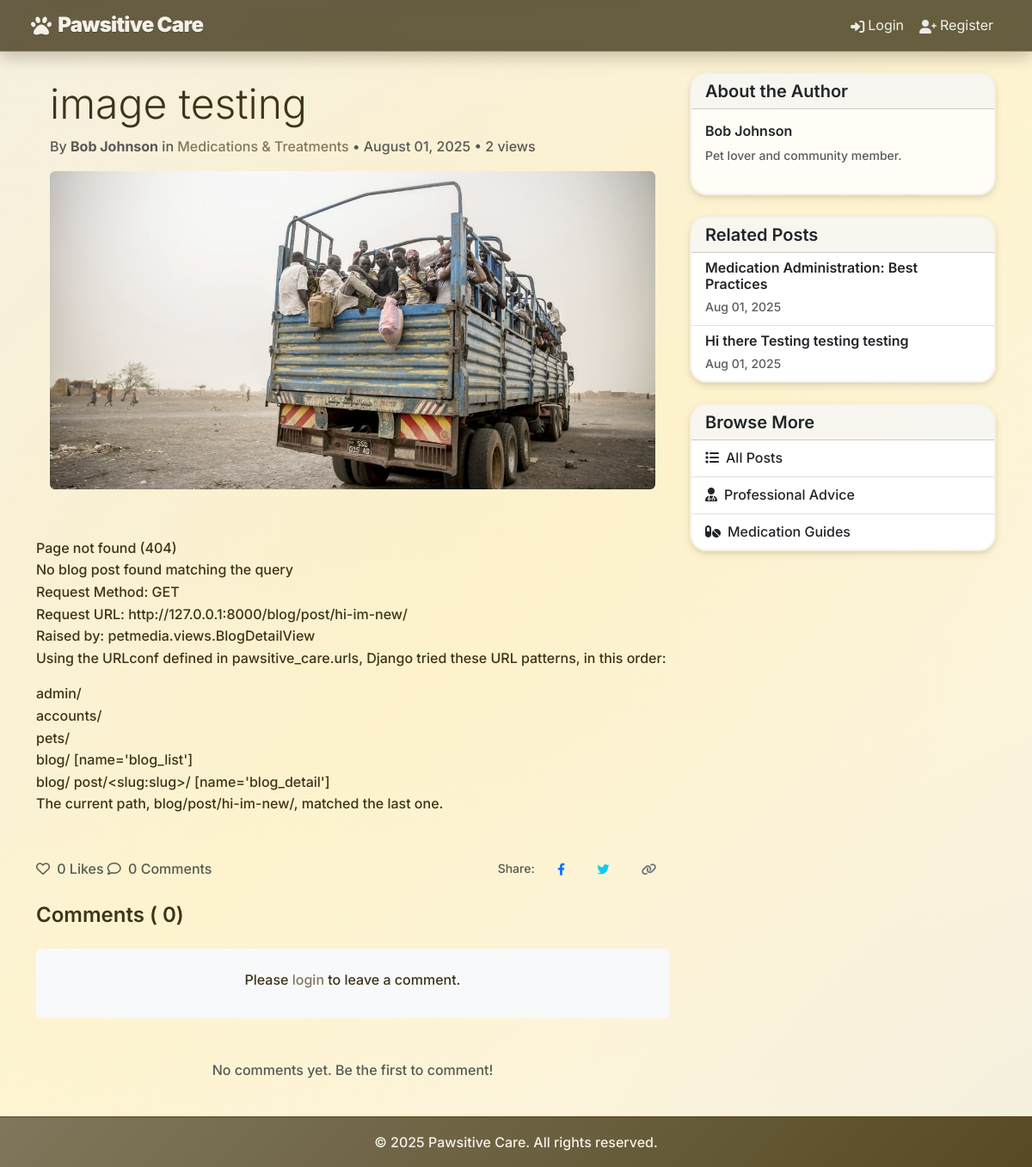
Screenshot of /blog/post/image-testing/ with the database file from the repository.
### petmedia/models.py (models this page shows, shortened)
class BlogPost(models.Model):
    id = models.UUIDField(primary_key=True, default=uuid.uuid4, editable=False)
    title = models.CharField(
        max_length=200,
        validators=[MinLengthValidator(5)],
        help_text="Blog post title"
    )
    content = models.TextField(
        validators=[MinLengthValidator(50)],
        help_text="Full blog post content"
    )
    excerpt = models.TextField(
        max_length=300,
        help_text="Short excerpt for previews"
    )
    author = models.ForeignKey(User, on_delete=models.CASCADE, related_name='blog_posts')
    category = models.ForeignKey(BlogCategory, on_delete=models.SET_NULL, null=True)
    related_pet = models.ForeignKey(
        Pet,
        on_delete=models.SET_NULL,
        null=True,
        blank=True,
        help_text="Pet this post is about (optional)"
    )
    is_professional_advice = models.BooleanField(
        default=False,
        help_text="Is this professional veterinary advice?"
    )
    medical_disclaimer = models.TextField(
        blank=True,
        help_text="Medical disclaimer for professional posts"
    )
    medication_name = models.CharField(
        max_length=100,
        blank=True,
        help_text="Name of medication discussed"
    )
    dosage_info = models.TextField(
        blank=True,
        help_text="Dosage information (for reference only)"
    )
    side_effects = models.TextField(
        blank=True,
        help_text="Known side effects"
    )
    slug = models.SlugField(max_length=250, unique=True, blank=True)
    meta_description = models.CharField(max_length=160, blank=True)
    featured_image = models.ImageField(
        upload_to='blog_images/',
        blank=True,
        null=True
    )
    is_published = models.BooleanField(default=True)
    is_featured = models.BooleanField(default=False)
    views_count = models.PositiveIntegerField(default=0)
    likes_count = models.PositiveIntegerField(default=0)
    created_at = models.DateTimeField(auto_now_add=True)
    updated_at = models.DateTimeField(auto_now=True)
    published_at = models.DateTimeField(null=True, blank=True)
    def save(self, *args, **kwargs):
        from django.utils import timezone
        if not self.pk:  # New post
            self.is_published = True
            self.published_at = timezone.now()
        elif self.is_published and not self.published_at:
            self.published_at = timezone.now()
        super().save(*args, **kwargs)
    class Meta:
        ordering = ['-created_at']

class BlogCategory(models.Model):
    MEDICATION = 'MEDICATION'
    HEALTH_TIPS = 'HEALTH_TIPS'
    NUTRITION = 'NUTRITION'
    TRAINING = 'TRAINING'
    GROOMING = 'GROOMING'
    EMERGENCY = 'EMERGENCY'
    EXPERIENCE = 'EXPERIENCE'
    CATEGORY_CHOICES = [
        (MEDICATION, 'Medications & Treatments'),
        (HEALTH_TIPS, 'Health Tips'),
        (NUTRITION, 'Nutrition & Diet'),
        (TRAINING, 'Training & Behavior'),
        (GROOMING, 'Grooming & Care'),
        (EMERGENCY, 'Emergency Care'),
        (EXPERIENCE, 'Owner Experiences'),
    ]
    name = models.CharField(max_length=20, choices=CATEGORY_CHOICES, unique=True)
    description = models.TextField(blank=True)
    icon = models.CharField(max_length=50, blank=True)
    is_active = models.BooleanField(default=True)
    created_at = models.DateTimeField(auto_now_add=True)
    def __str__(self):
        return self.get_name_display()
    class Meta:
        verbose_name_plural = "Blog Categories"

### accounts/models.py (models this page shows, shortened)
class CustomUser(AbstractUser):
    ROLE_CHOICES = [
        ('admin', 'Admin'),
        ('vet', 'Veterinarian'),
        ('staff', 'Staff'),
        ('client', 'Client'),
    ]
    phone = models.CharField(max_length=20, blank=False)
    address = models.TextField(blank=False)
    role = models.CharField(max_length=10, choices=ROLE_CHOICES, default='client')
    def is_vet(self):
        return self.role == 'vet'

### petmedia/views.py (the view)
# urls.py: path('post/<slug:slug>/', views.BlogDetailView.as_view(), name='blog_detail'),
class BlogDetailView(DetailView):
    model = BlogPost
    template_name = 'petmedia/blog_detail.html'
    context_object_name = 'post'
    slug_field = 'slug'
    slug_url_kwarg = 'slug'
    def get_queryset(self):
        return repo_manager.posts.get_published()
    def get_object(self, queryset=None):
        obj = super().get_object(queryset)
        repo_manager.posts.increment_view_count(obj.id)
        return obj
    def get_context_data(self, **kwargs):
        context = super().get_context_data(**kwargs)
        post = self.get_object()
        context['comments'] = repo_manager.comments.get_by_post(post.id)
        context['comment_form'] = CommentForm()
        if self.request.user.is_authenticated:
            context['user_has_liked'] = repo_manager.likes.user_has_liked_post(
                self.request.user, post.id
            )
        else:
            context['user_has_liked'] = False
        context['like_count'] = repo_manager.likes.get_post_like_count(post.id)
        if post.category:
            context['related_posts'] = repo_manager.posts.get_by_category(post.category).exclude(id=post.id)[:3]
        return context

### petmedia/context_processors.py (called while the page is built)
def recent_blog_posts(request):
    try:
        recent_posts = repo_manager.posts.get_recent_posts(limit=3)
        return {'recent_blog_posts': recent_posts}
    except Exception:
        return {'recent_blog_posts': []}

def blog_stats(request):
    try:
        if request.user.is_authenticated:
            user_posts_count = repo_manager.posts.get_by_author(request.user).count()
            return {'user_blog_posts_count': user_posts_count}
        return {'user_blog_posts_count': 0}
    except Exception:
        return {'user_blog_posts_count': 0}

### petmedia/patterns/repository.py (called while the page is built)
    def get_published(self) -> QuerySet['BlogPost']:
        return self.model.objects.filter(
            is_published=True,
            published_at__lte=timezone.now()
        ).select_related('author', 'category', 'related_pet')

    def get_by_category(self, category: 'BlogCategory') -> QuerySet['BlogPost']:
        return self.model.objects.filter(
            category=category,
            is_published=True
        ).select_related('author', 'related_pet')

    def get_recent_posts(self, limit: int = 10) -> QuerySet['BlogPost']:
        return self.model.objects.filter(
            is_published=True
        ).order_by('-created_at')[:limit].select_related('author', 'category', 'related_pet')

    def increment_view_count(self, id: int) -> bool:
        try:
            post = self.model.objects.get(id=id)
            post.views_count += 1
            post.save(update_fields=['views_count'])
            return True
        except self.model.DoesNotExist:
            return False

    def get_by_post(self, post_id: int) -> QuerySet['BlogComment']:
        return self.model.objects.filter(
            post_id=post_id,
            is_approved=True
        ).select_related('author').order_by('created_at')

    def get_post_like_count(self, post_id: int) -> int:
        return self.model.objects.filter(post_id=post_id).count()

    @property
    def posts(self) -> BlogPostRepository:
        if self._post_repo is None:
            self._post_repo = BlogPostRepository()
        return self._post_repo

    @property
    def comments(self) -> BlogCommentRepository:
        if self._comment_repo is None:
            self._comment_repo = BlogCommentRepository()
        return self._comment_repo

    @property
    def likes(self) -> BlogLikeRepository:
        if self._like_repo is None:
            self._like_repo = BlogLikeRepository()
        return self._like_repo

### petmedia/templates/petmedia/blog_detail.html (shortened to what this page needs)
{% extends 'base.html' %}
{% load static %}
{% block content %}
<div class="container mt-4">
  <div class="row">
    <div class="col-lg-8">
      <article class="blog-post">
        <header class="mb-4">
          <h1 class="display-5">
            {{ post.title }}
          </h1>
          <div class="d-flex justify-content-between align-items-center mb-3">
            <div class="text-muted">
              By <strong>
                {{ post.author.get_full_name|default:post.author.username }}</strong>
              {% if post.category %}
              in <a href="{% url 'petmedia:category' name=post.category.name %}" class="text-decoration-none">
                {{ post.category }}</a>
              {% endif %}
              •
              {{ post.created_at|date:"F d, Y" }}
              •
              {{ post.views_count }} views
            </div>
          </div>
          {% if post.featured_image %}
          <div class="mb-4">
            <img src="{{ post.featured_image.url }}" class="img-fluid rounded" alt="{{ post.title }}" style="max-height: 400px; width: 100%; object-fit: cover;">
          </div>
          {% endif %}
        </header>
        <div class="post-content mb-5">
          {{ post.content|linebreaks }}
        </div>
        <div class="d-flex justify-content-between align-items-center mb-4">
          <div class="post-actions">
            {% if user.is_authenticated %}
            <button id="like-btn" class="btn btn-outline-danger btn-sm me-2" data-post-id="{{ post.id }}">
              <i id="like-icon" class="{% if user_has_liked %}fas{% else %}far{% endif %} fa-heart me-1"></i>
              <span id="like-count">
                {{ like_count }}</span>
              <span id="like-text">{% if like_count == 1 %}Like{% else %}Likes{% endif %}</span>
            </button>
            {% else %}
            <span class="text-muted">
              <i class="far fa-heart me-1"></i>
              {{ like_count }}
              {% if like_count == 1 %}Like{% else %}Likes{% endif %}
            </span>
            {% endif %}
            <span class="text-muted">
              <i class="far fa-comment me-1"></i>
              {{ comments.count }}
              {% if comments.count == 1 %}Comment{% else %}Comments{% endif %}
            </span>
          </div>
          <div class="share-buttons">
            <small class="text-muted me-2">Share:</small>
            <a href="#" class="btn btn-outline-primary btn-sm me-1" onclick="sharePost('facebook')">
              <i class="fab fa-facebook-f"></i>
            </a>
            <a href="#" class="btn btn-outline-info btn-sm me-1" onclick="sharePost('twitter')">
              <i class="fab fa-twitter"></i>
            </a>
            <button class="btn btn-outline-secondary btn-sm" onclick="copyLink()">
              <i class="fas fa-link"></i>
            </button>
          </div>
        </div>
        <section class="comments-section">
          <h4 class="mb-4">Comments (
            {{ comments.count }})
          </h4>
          {% if user.is_authenticated %}
          <div class="add-comment mb-4">
            <h5>Leave a Comment</h5>
            <form method="post" action="{% url 'petmedia:add_comment' pk=post.id %}">
              {% csrf_token %}
              <div class="mb-3">
                {{ comment_form.content }}
              </div>
              <button type="submit" class="btn btn-primary">Post Comment</button>
            </form>
          </div>
          {% else %}
          <div class="text-center p-4 bg-light rounded mb-4">
            <p class="mb-2">Please <a href="{% url 'accounts:login' %}">login</a> to leave a comment.</p>
          </div>
          {% endif %}
          <div class="comments-list">
            {% for comment in comments %}
            <div class="comment mb-3 p-3 border rounded">
              <div class="d-flex justify-content-between align-items-start mb-2">
                <div>
                  <strong>
                    {{ comment.author.get_full_name|default:comment.author.username }}</strong>
                  <small class="text-muted">•
                    {{ comment.created_at|date:"M d, Y g:i A" }}</small>
                </div>
              </div>
              <p class="mb-0">
                {{ comment.content|linebreaks }}
              </p>
            </div>
            {% empty %}
            <div class="text-center p-4 text-muted">
              <p>No comments yet. Be the first to comment!</p>
            </div>
            {% endfor %}
          </div>
        </section>
      </article>
    </div>
    <div class="col-lg-4">
      <div class="card mb-4">
        <div class="card-header">
          <h5 class="mb-0">About the Author</h5>
        </div>
        <div class="card-body">
          <h6>
            {{ post.author.get_full_name|default:post.author.username }}
          </h6>
          <p class="small text-muted">
            {% if post.author.profile.bio %}
            {{ post.author.profile.bio|truncatechars:150 }}
            {% else %}
            Pet lover and community member.
            {% endif %}
          </p>
        </div>
      </div>
      {% if related_posts %}
      <div class="card mb-4">
        <div class="card-header">
          <h5 class="mb-0">Related Posts</h5>
        </div>
        <div class="list-group list-group-flush">
          {% for related_post in related_posts %}
          <a href="{% url 'petmedia:blog_detail' slug=related_post.slug %}" class="list-group-item list-group-item-action">
            <h6 class="mb-1">
              {{ related_post.title|truncatechars:50 }}
            </h6>
            <small class="text-muted">
              {{ related_post.created_at|date:"M d, Y" }}</small>
          </a>
          {% endfor %}
        </div>
      </div>
      {% endif %}
      <div class="card">
        <div class="card-header">
          <h5 class="mb-0">Browse More</h5>
        </div>
        <div class="list-group list-group-flush">
          <a href="{% url 'petmedia:blog_list' %}" class="list-group-item list-group-item-action">
            <i class="fas fa-list me-2"></i>All Posts
          </a>
          <a href="{% url 'petmedia:professional_advice' %}" class="list-group-item list-group-item-action">
            <i class="fas fa-user-md me-2"></i>Professional Advice
          </a>
          <a href="{% url 'petmedia:medications' %}" class="list-group-item list-group-item-action">
            <i class="fas fa-pills me-2"></i>Medication Guides
          </a>
        </div>
      </div>
    </div>
  </div>
</div>
{% endblock %}

### rows the page displays
BlogPost: title "image testing", author.get_full_name "Bob Johnson", category "Medications & Treatments", created_at "August 01, 2025", views_count "2", featured_image (picture), content "Page not found (404) No blog post found matching the query Request Method: GET Request URL: http://127.0.0.1:8000/blog/post/hi-im-new/ Raised by: petmedia.views.BlogDetailView Using the URLconf defined in pawsitive_care.urls, Django tried these URL patterns, in this order: admin/ accounts/ pets/ blog/ [name='blog_list'] blog/ post/<slug:slug>/ [name='blog_detail'] The current path, blog/post/hi-im-new/, matched the last one."
BlogPost: title "Medication Administration: Best Practices", created_at "Aug 01, 2025"
BlogPost: title "Hi there Testing testing testing", created_at "Aug 01, 2025"

### other values shown
{{ like_count }} "0"
{{ comments.count }} "0"
